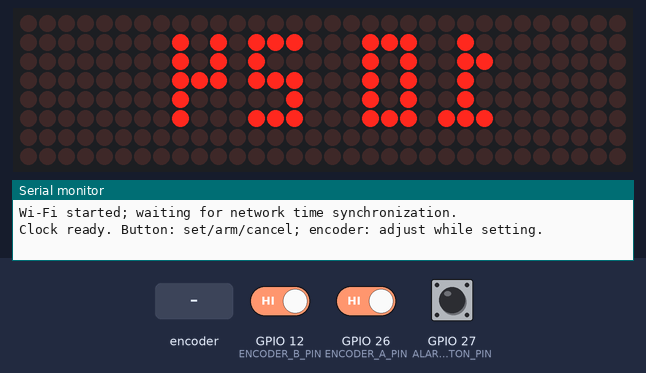
The sketch below on a simulated ESP32. Parts: 32×8 LED matrix, the last lines printed to the serial monitor. The inputs (shaded band) are chosen by the test bench; at power-on: GPIO 27 (ALARM_BUTTON_PIN) HIGH, GPIO 12 (ENCODER_B_PIN) HIGH, GPIO 26 (ENCODER_A_PIN) HIGH. WiFi joins after 1.5 s; servers stay silent unless stated; the local clock reads 2024-03-15 10:24:30 at power-on unless the sketch sets it.

Above: at 1.2 s.
1.3 s: GPIO 27 (ALARM_BUTTON_PIN) pulled LOW for 0.15 s
At 2.8 s:
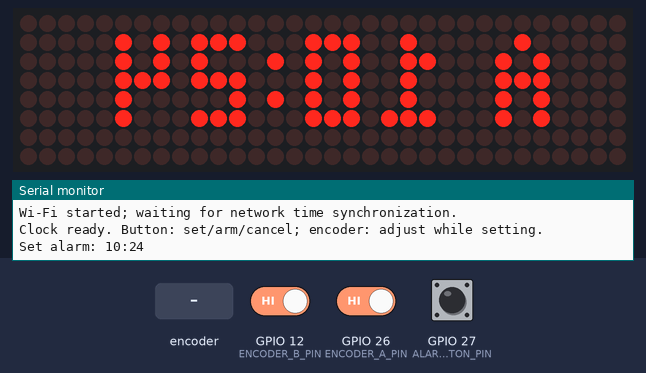
4.4 s: rotary encoder on GPIO 26 (ENCODER_A_PIN) / GPIO 12 (ENCODER_B_PIN) turned 3 steps (first pin leading)
At 5.3 s:
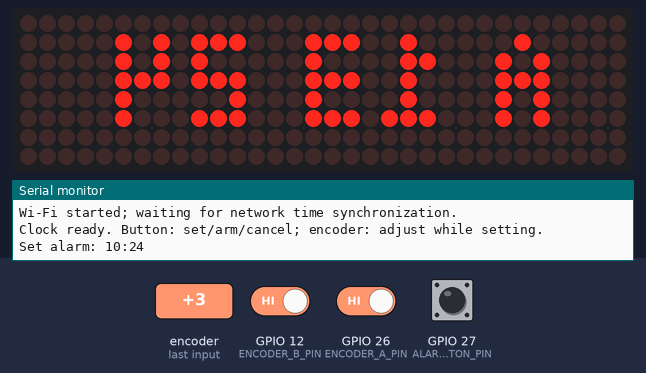
6.5 s: GPIO 27 (ALARM_BUTTON_PIN) pulled LOW for 1 s
At 6.77 s:
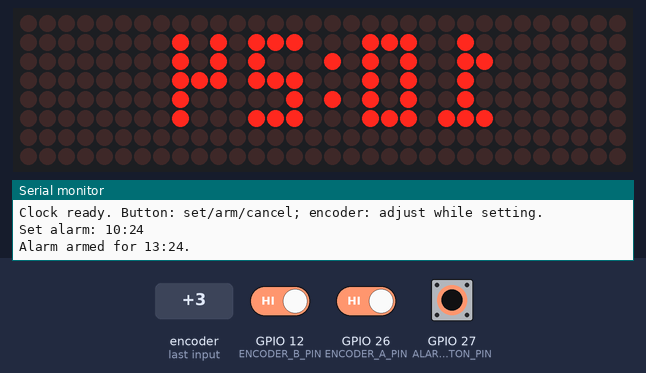
10.5 s: GPIO 27 (ALARM_BUTTON_PIN) driven LOW
Timing chart, 0 to 13.5 s (numbered marks = the images above; inputs shaded):
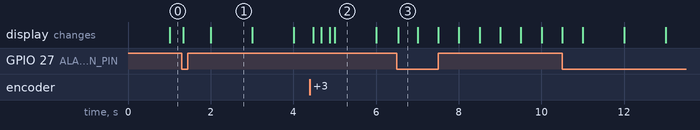

The sketch:

MatrixClockFirmware.ino
```cpp
#include <Arduino.h>
#include <MD_MAX72xx.h>
#include <WiFi.h>
#include <time.h>

const char WIFI_SSID[] = "Muffin";
const char WIFI_PASSWORD[] = "coolninja";

const char TZ_INFO[] = "CET-1CEST,M3.5.0/2,M10.5.0/3";

constexpr uint8_t MATRIX_DATA_PIN = 23;
constexpr uint8_t MATRIX_CLK_PIN  = 18;
constexpr uint8_t MATRIX_CS_PIN   = 5;
constexpr uint8_t ENCODER_A_PIN  = 26;
constexpr uint8_t ENCODER_B_PIN  = 12;
constexpr uint8_t ALARM_BUTTON_PIN = 27;
constexpr uint8_t MATRIX_MODULES = 4;
constexpr MD_MAX72XX::moduleType_t MATRIX_HARDWARE = MD_MAX72XX::FC16_HW;
constexpr uint8_t MATRIX_INTENSITY = 2;
constexpr bool REVERSE_ENCODER_DIRECTION = false;
constexpr uint32_t BUTTON_DEBOUNCE_MS = 30;
constexpr uint32_t ALARM_DURATION_MS = 60000UL;

MD_MAX72XX matrix(MATRIX_HARDWARE, MATRIX_DATA_PIN, MATRIX_CLK_PIN,
                  MATRIX_CS_PIN, MATRIX_MODULES);

enum class UiMode : uint8_t { Clock, SetAlarm };
UiMode uiMode = UiMode::Clock;
bool alarmArmed = false;
bool alarmRinging = false;
uint8_t alarmHour = 0;
uint8_t alarmMinute = 0;

uint32_t alarmStartedAt = 0;
uint32_t lastAlarmFlashPhase = UINT32_MAX;
int64_t lastAlarmMinute = -1;

bool buttonRawLast = HIGH;
bool buttonStable = HIGH;
uint32_t buttonChangedAt = 0;
uint8_t previousEncoderState = 0;
int8_t encoderQuarterSteps = 0;

bool displayDirty = true;
bool hadValidTime = false;
int lastDisplayedSecond = -1;
uint32_t lastIndicatorHalfSecond = UINT32_MAX;

const uint8_t DIGIT_GLYPHS[10][5] = {
  {0b111, 0b101, 0b101, 0b101, 0b111},
  {0b010, 0b110, 0b010, 0b010, 0b111},
  {0b111, 0b001, 0b111, 0b100, 0b111},
  {0b111, 0b001, 0b111, 0b001, 0b111},
  {0b101, 0b101, 0b111, 0b001, 0b001},
  {0b111, 0b100, 0b111, 0b001, 0b111},
  {0b111, 0b100, 0b111, 0b101, 0b111},
  {0b111, 0b001, 0b001, 0b001, 0b001},
  {0b111, 0b101, 0b111, 0b101, 0b111},
  {0b111, 0b101, 0b111, 0b001, 0b111}
};
const uint8_t GLYPH_A[5]     = {0b010, 0b101, 0b111, 0b101, 0b101};
const uint8_t GLYPH_L[5]     = {0b100, 0b100, 0b100, 0b100, 0b111};
const uint8_t GLYPH_MINUS[5] = {0b000, 0b000, 0b111, 0b000, 0b000};

bool getClockTime(time_t &epoch, struct tm &localTime) {
  epoch = time(nullptr);
  if (epoch < 1700000000) return false;
  localtime_r(&epoch, &localTime);
  return true;
}

uint8_t glyphWidth(char c) {
  return (c == ':' || c == ' ') ? 1 : 3;
}

int16_t textWidth(const char *text) {
  int16_t width = 0;
  for (size_t i = 0; text[i] != '\0'; ++i) {
    width += glyphWidth(text[i]);
    if (text[i + 1] != '\0') ++width;
  }
  return width;
}

const uint8_t *glyphRows(char c) {
  if (c >= '0' && c <= '9') return DIGIT_GLYPHS[c - '0'];
  if (c == 'A') return GLYPH_A;
  if (c == 'L') return GLYPH_L;
  if (c == '-') return GLYPH_MINUS;
  return nullptr;
}

void drawText(const char *text, bool showColon) {
  matrix.clear();
  int16_t x = (static_cast<int16_t>(matrix.getColumnCount()) - textWidth(text)) / 2;
  for (size_t i = 0; text[i] != '\0'; ++i) {
    const char c = text[i];
    if (c == ':') {
      if (showColon) {
        matrix.setPoint(2, x, true);
        matrix.setPoint(4, x, true);
      }
    } else if (c != ' ') {
      const uint8_t *rows = glyphRows(c);
      if (rows != nullptr) {
        for (uint8_t row = 0; row < 5; ++row) {
          for (uint8_t col = 0; col < 3; ++col) {
            if (rows[row] & (1U << (2 - col))) {
              matrix.setPoint(row + 1, x + col, true);
            }
          }
        }
      }
    }
    x += glyphWidth(c);
    if (text[i + 1] != '\0') ++x;
  }
}

void renderDisplay(bool timeValid, const struct tm &localTime) {
  char text[12];
  bool colonOn = false;
  if (uiMode == UiMode::SetAlarm) {
    snprintf(text, sizeof(text), "A %02u:%02u", alarmHour, alarmMinute);
    colonOn = (millis() / 1000UL) % 2 == 0;
  } else if (timeValid) {
    snprintf(text, sizeof(text), "%02d:%02d", localTime.tm_hour, localTime.tm_min);
    colonOn = (localTime.tm_sec % 2) == 0;
  } else {
    snprintf(text, sizeof(text), "--:--");
  }

  drawText(text, colonOn);
  if (alarmArmed) {
    const bool indicatorOn = ((millis() / 500UL) & 1U) == 0;
    matrix.setPoint(3, 31, indicatorOn);
  }
}

void fillDisplay(bool on) {
  if (!on) {
    matrix.clear();
    return;
  }
  for (uint16_t column = 0; column < matrix.getColumnCount(); ++column) {
    matrix.setColumn(column, 0xFF);
  }
}

void startAlarm(int64_t minuteSerial) {
  alarmRinging = true;
  alarmStartedAt = millis();
  lastAlarmMinute = minuteSerial;
  lastAlarmFlashPhase = 0;
  fillDisplay(true);
  Serial.println("Alarm ringing: full display flashes for up to 60 seconds.");
}

void cancelOrFinishAlarm() {
  alarmRinging = false;
  alarmArmed = false;
  fillDisplay(false);
  displayDirty = true;
  Serial.println("Alarm stopped; it is no longer armed.");
}

void onButtonPress(const struct tm &localTime, bool timeValid) {
  if (alarmRinging) return;

  if (alarmArmed) {
    alarmArmed = false;
    uiMode = UiMode::Clock;
    displayDirty = true;
    Serial.println("Alarm cancelled.");
    return;
  }

  if (uiMode == UiMode::SetAlarm) {
    uiMode = UiMode::Clock;
    alarmArmed = true;
    displayDirty = true;
    Serial.printf("Alarm armed for %02u:%02u.\n", alarmHour, alarmMinute);
    return;
  }

  uiMode = UiMode::SetAlarm;
  alarmHour = timeValid ? static_cast<uint8_t>(localTime.tm_hour) : 0;
  alarmMinute = timeValid ? static_cast<uint8_t>(localTime.tm_min) : 0;
  displayDirty = true;
  Serial.printf("Set alarm: %02u:%02u\n", alarmHour, alarmMinute);
}

void readButton(uint32_t nowMs, const struct tm &localTime, bool timeValid) {
  const bool raw = digitalRead(ALARM_BUTTON_PIN);
  if (raw != buttonRawLast) {
    buttonRawLast = raw;
    buttonChangedAt = nowMs;
  }
  if ((nowMs - buttonChangedAt) >= BUTTON_DEBOUNCE_MS && raw != buttonStable) {
    buttonStable = raw;
    if (buttonStable == LOW) onButtonPress(localTime, timeValid);
  }
}

void applyEncoderStep(int8_t signedStep) {
  if (uiMode != UiMode::SetAlarm) return;
  const bool positive = (signedStep > 0) != REVERSE_ENCODER_DIRECTION;
  if (positive) {
    alarmMinute = static_cast<uint8_t>((alarmMinute + 1) % 60);
  } else {
    alarmHour = static_cast<uint8_t>((alarmHour + 1) % 24);
  }
  displayDirty = true;
}

void readEncoder() {
  const uint8_t a = digitalRead(ENCODER_A_PIN) ? 1 : 0;
  const uint8_t b = digitalRead(ENCODER_B_PIN) ? 1 : 0;
  const uint8_t current = static_cast<uint8_t>((a << 1) | b);
  static const int8_t transitions[16] = {
     0,  1, -1,  0,
    -1,  0,  0,  1,
     1,  0,  0, -1,
     0, -1,  1,  0
  };
  const uint8_t index = static_cast<uint8_t>((previousEncoderState << 2) | current);
  encoderQuarterSteps += transitions[index];
  previousEncoderState = current;

  if (encoderQuarterSteps >= 4) {
    encoderQuarterSteps = 0;
    applyEncoderStep(1);
  } else if (encoderQuarterSteps <= -4) {
    encoderQuarterSteps = 0;
    applyEncoderStep(-1);
  }
}

void setup() {
  Serial.begin(115200);

  pinMode(ALARM_BUTTON_PIN, INPUT_PULLUP);
  pinMode(ENCODER_A_PIN, INPUT_PULLUP);
  pinMode(ENCODER_B_PIN, INPUT_PULLUP);
  previousEncoderState = static_cast<uint8_t>(
      ((digitalRead(ENCODER_A_PIN) ? 1 : 0) << 1) |
      (digitalRead(ENCODER_B_PIN) ? 1 : 0));

  matrix.begin();
  matrix.control(MD_MAX72XX::INTENSITY, MATRIX_INTENSITY);
  matrix.clear();

  if (WIFI_SSID[0] != '\0') {
    WiFi.mode(WIFI_STA);
    WiFi.setAutoReconnect(true);
    WiFi.begin(WIFI_SSID, WIFI_PASSWORD);
    configTzTime(TZ_INFO, "pool.ntp.org", "time.google.com");
    Serial.println("Wi-Fi started; waiting for network time synchronization.");
  } else {
    Serial.println("Set WIFI_SSID and WIFI_PASSWORD in the sketch to enable NTP time.");
  }
  Serial.println("Clock ready. Button: set/arm/cancel; encoder: adjust while setting.");
}

void loop() {
  const uint32_t nowMs = millis();
  time_t epoch = 0;
  struct tm localTime = {};
  const bool timeValid = getClockTime(epoch, localTime);

  readButton(nowMs, localTime, timeValid);
  readEncoder();

  if (alarmRinging) {
    const uint32_t elapsed = nowMs - alarmStartedAt;
    if (elapsed >= ALARM_DURATION_MS) {
      cancelOrFinishAlarm();
    } else {
      const uint32_t phase = elapsed / 1000UL;
      if (phase != lastAlarmFlashPhase) {
        fillDisplay((phase & 1U) == 0);
        lastAlarmFlashPhase = phase;
      }
    }
    return;
  }

  if (alarmArmed && timeValid && localTime.tm_sec <= 1) {
    const int64_t minuteSerial = static_cast<int64_t>(epoch) / 60;
    if (minuteSerial != lastAlarmMinute &&
        localTime.tm_hour == alarmHour && localTime.tm_min == alarmMinute) {
      startAlarm(minuteSerial);
      return;
    }
  }

  if (timeValid != hadValidTime || (timeValid && localTime.tm_sec != lastDisplayedSecond)) {
    displayDirty = true;
    hadValidTime = timeValid;
    lastDisplayedSecond = timeValid ? localTime.tm_sec : -1;
  }
  const uint32_t halfSecond = nowMs / 500UL;
  if (alarmArmed && halfSecond != lastIndicatorHalfSecond) {
    lastIndicatorHalfSecond = halfSecond;
    displayDirty = true;
  }
  if (displayDirty) {
    renderDisplay(timeValid, localTime);
    displayDirty = false;
  }
}
```

Measured:
- after the input at 1.3 s, the display: first changes at once (image 1 shows a later state)
- after the input at 4.4 s, the display: first changes after 0.08 s (image 2 shows a later state)
- after the input at 6.5 s, the display: changes at once (image 3)
- what the display in image 1 shows lasts 1.0 s, from 2.0 s to 3.0 s
- what the display in image 3 shows lasts 0.5 s, from 6.5 s to 7.0 s
